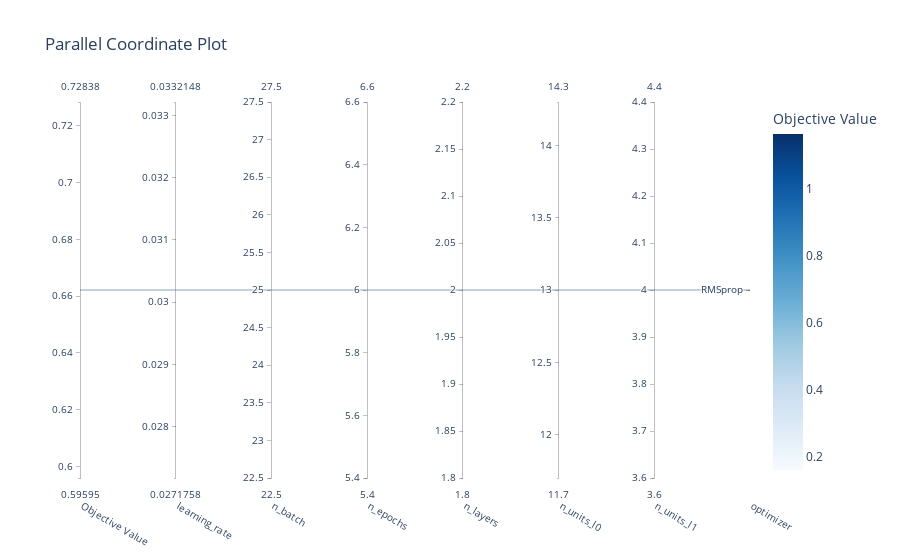

This figure's notebook cell:
### Code cell
optuna.visualization.plot_parallel_coordinate(study)
# tpe_50_trials_w_pruning_parall_coord
# nsga_50_trials_w_pruning_parall_coord
# pso_50_trials_w_pruning_parall_coord
# harmony_50_trials_w_pruning_parall_coord
# siman_50_trials_w_pruning_parall_coord
# rnd_50_trials_w_pruning_parall_coord

### Figure 1 — Plotly figure (JSON) as saved in the notebook; plotly's stock layout.template omitted (floating-point values rounded to 4 significant figures)
{"data": [{"dimensions": [{"label": "Objective Value", "range": [0.6622, 0.6622], "values": [0.6622]}, {"label": "learning_rate", "range": [0.0302, 0.0302], "values": [0.0302]}, {"label": "n_batch", "range": [25, 25], "values": [25]}, {"label": "n_epochs", "range": [6, 6], "values": [6]}, {"label": "n_layers", "range": [2, 2], "values": [2]}, {"label": "n_units_l0", "range": [13, 13], "values": [13]}, {"label": "n_units_l1", "range": [4, 4], "values": [4]}, {"label": "optimizer", "range": [0, 0], "ticktext": ["RMSprop"], "tickvals": [0], "values": [0]}], "labelangle": 30, "labelside": "bottom", "line": {"color": [0.6622], "colorbar": {"title": {"text": "Objective Value"}}, "colorscale": [[0, "rgb(247,251,255)"], [0.125, "rgb(222,235,247)"], [0.25, "rgb(198,219,239)"], [0.375, "rgb(158,202,225)"], [0.5, "rgb(107,174,214)"], [0.625, "rgb(66,146,198)"], [0.75, "rgb(33,113,181)"], [0.875, "rgb(8,81,156)"], [1, "rgb(8,48,107)"]], "reversescale": false, "showscale": true}, "type": "parcoords"}], "layout": {"title": {"text": "Parallel Coordinate Plot"}}}
